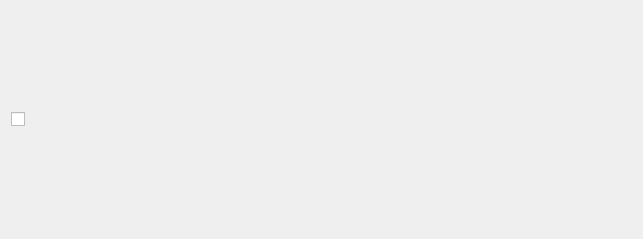
<?xml version="1.0" encoding="UTF-8"?>
<ui version="4.0">
 <class>Form</class>
 <widget class="QWidget" name="Form">
  <property name="geometry">
   <rect>
    <x>0</x>
    <y>0</y>
    <width>643</width>
    <height>239</height>
   </rect>
  </property>
  <property name="windowTitle">
   <string>Form</string>
  </property>
  <layout class="QGridLayout" name="gridLayout">
   <item row="0" column="0">
    <widget class="QCheckBox" name="checkBox">
     <property name="layoutDirection">
      <enum>Qt::LeftToRight</enum>
     </property>
     <property name="text">
      <string/>
     </property>
    </widget>
   </item>
  </layout>
 </widget>
 <resources/>
 <connections/>
</ui>
